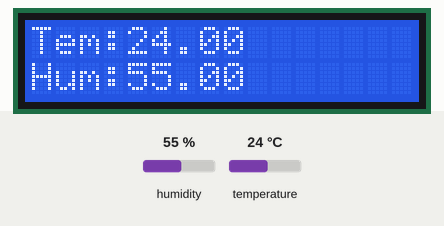
A sketch run on a simulated Arduino Uno, built with avr-gcc and run on an emulated ATmega328P. Shown: 16×2 character LCD. The inputs (shaded band) are chosen by the test bench; at power-on: humidity 55 %, temperature 24 °C. What the sketch prints to the serial monitor is not drawn.

Above: at 2.7 s.
2.8 s: humidity set to 22 %
At 4.7 s:
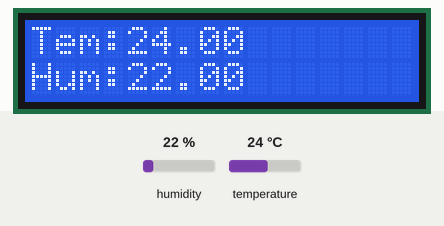
5.8 s: temperature set to 12 °C
At 6.6 s:
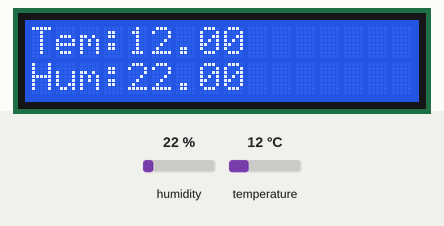
8.8 s: humidity set to 40 %
At 11.4 s:
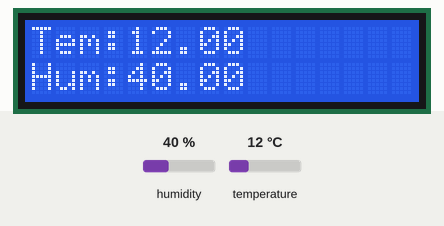
11.8 s: temperature set to 19 °C
At 13.5 s:
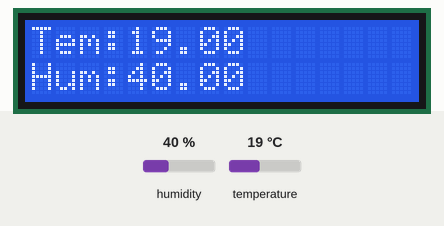
Timing chart, 0 to 15.0 s (numbered marks = the images above; inputs shaded):
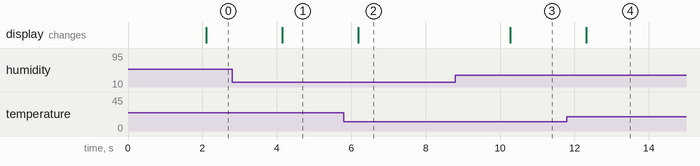

The sketch:

show.ino
```cpp
#include <Wire.h>
#include <LiquidCrystal_I2C.h>
#include <DHT.h>
#include <Adafruit_Sensor.h>
LiquidCrystal_I2C lcd(0x20,16,2);
#define DHTPIN 8

#define DHTTYPE DHT11
DHT dht(DHTPIN, DHTTYPE);

void setup()
{
    Serial.begin(9600);
    dht.begin();
    lcd.init();
    lcd.backlight();
}

void loop()
{
    delay(2000);
    float h = dht.readHumidity();
    float t = dht.readTemperature();

    Serial.print("Tempereture:");
    Serial.println((int)t);
    Serial.print("Humidity:");
    Serial.println((int)h);

    lcd.setCursor(0, 0);
    lcd.print("Tem:");
    lcd.print(t);
    lcd.setCursor(0, 1);
    lcd.print("Hum:");
    lcd.print(h);
}
```

Measured:
- after the input at 2.8 s, the display: changes after 1.3 s (image 1)
- after the input at 5.8 s, the display: changes after 0.39 s (image 2)
- after the input at 8.8 s, the display: changes after 1.5 s (image 3)
- after the input at 11.8 s, the display: changes after 0.52 s (image 4)
